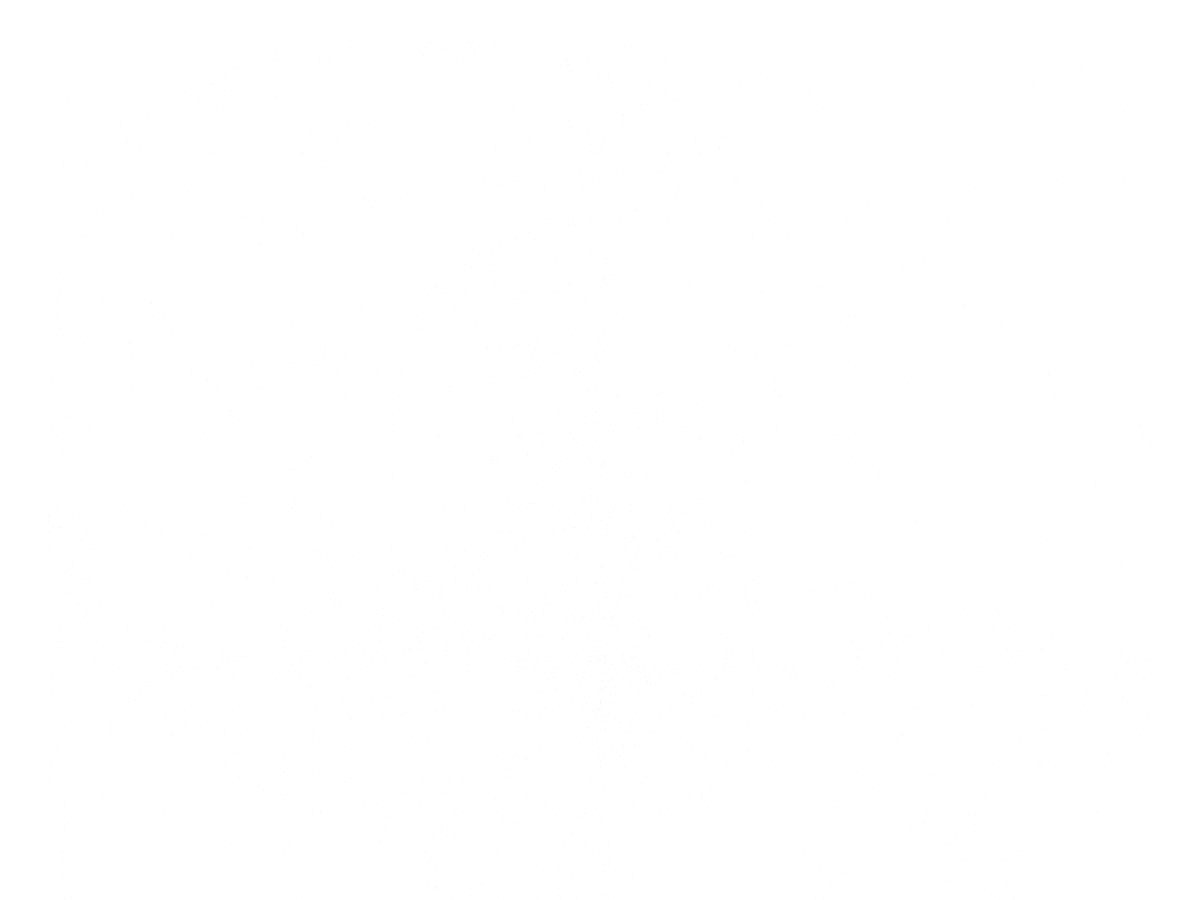
Frame 1 (no input)
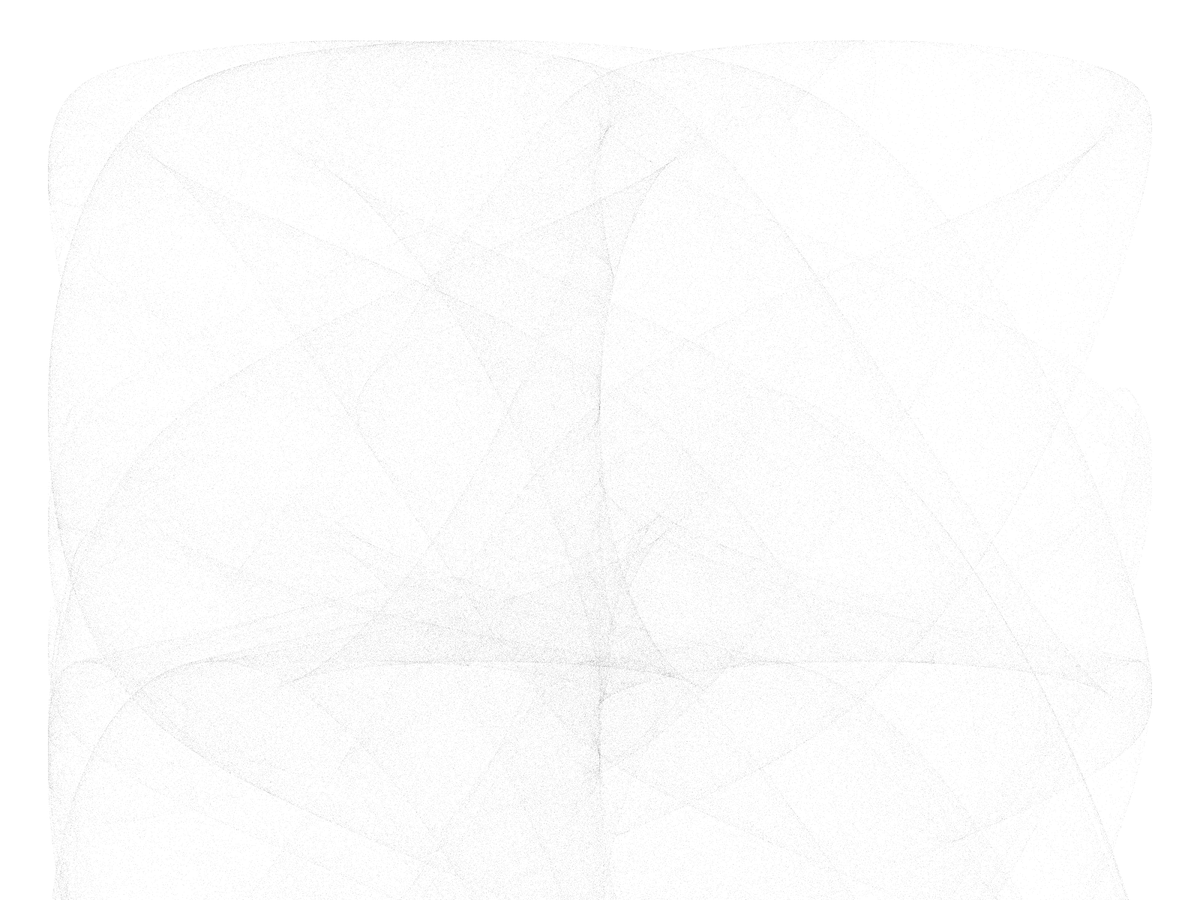
Frame 60 (the mouse pressed at the canvas centre just before this capture)
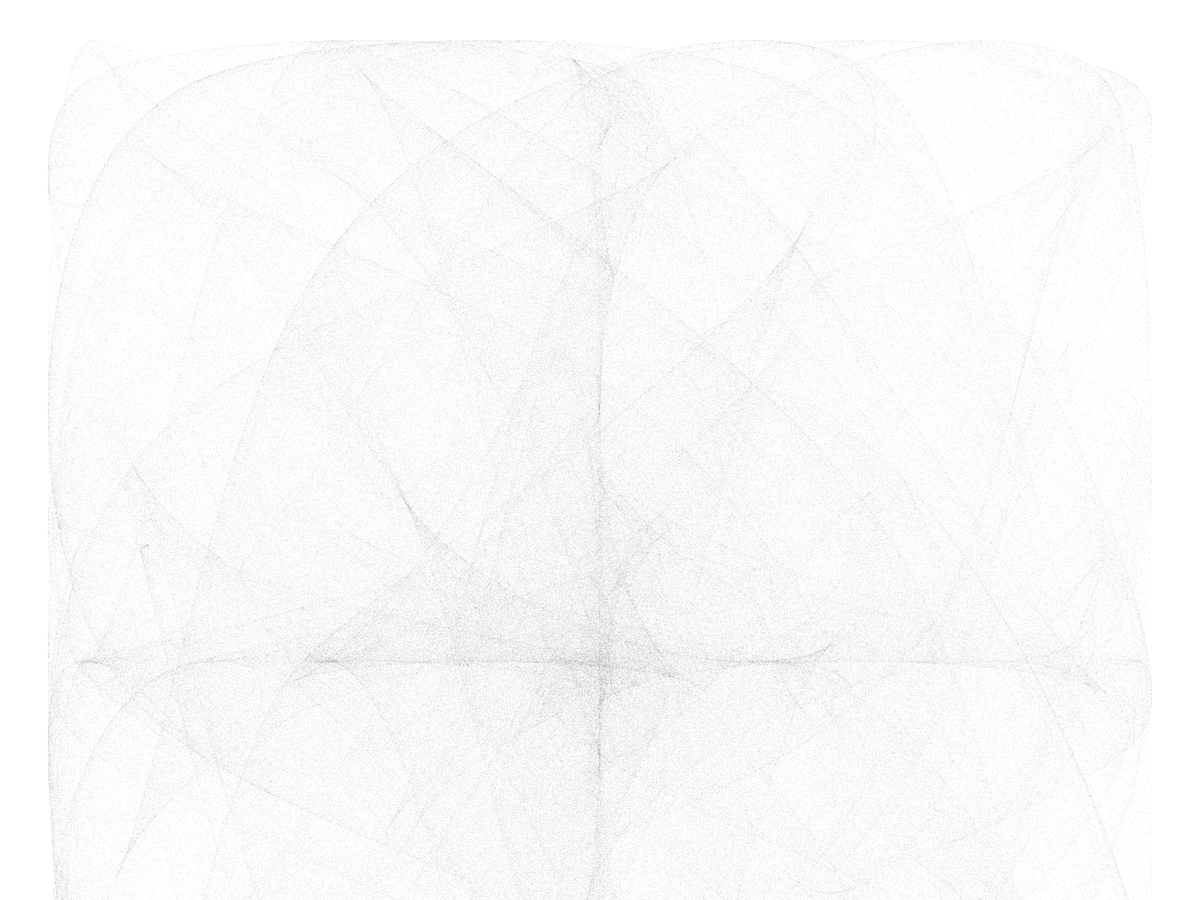
Frame 120 (the mouse held since frame 60 and released just before this capture)

The Processing sketch that drew these frames (run headless with seeded random() and noise(); from frame 60 on, the mouse is pressed at the canvas centre):

// Processing sketch: sketch_1_Test
// ── sketch_1_Test.pde
float x,y,tempX,tempY;
float a,b,c,d;
float scale=0.23;
int n=10000;
int i;

void setup () {
  fullScreen();
  background (255);
  stroke(0,15);
  x=random(-1,1);
  y=random(-1,1);
  a=random(-2*PI,2*PI);
  b=random(-2*PI,2*PI);
  c=random(-2*PI,2*PI);
  d=random(-2*PI,2*PI);  //test at which value the overall effect is best
}

void draw () {
  x+=0.001;
  y+=0.001;
  for (i=0; i<n; i++) {
    tempX=sin(a*y)-cos(b*x);
    tempY=sin(c*x)-cos(d*y);
    point (width*(0.5+x*scale), height*(0.735+y*scale*1.5));
    x=tempX;
    y=tempY;
  }
}

void mousePressed () {
  save ("img_"+a+"_"+b+"_"+c+"_"+d+".jpg");
  background (255);
  setup ();
}
